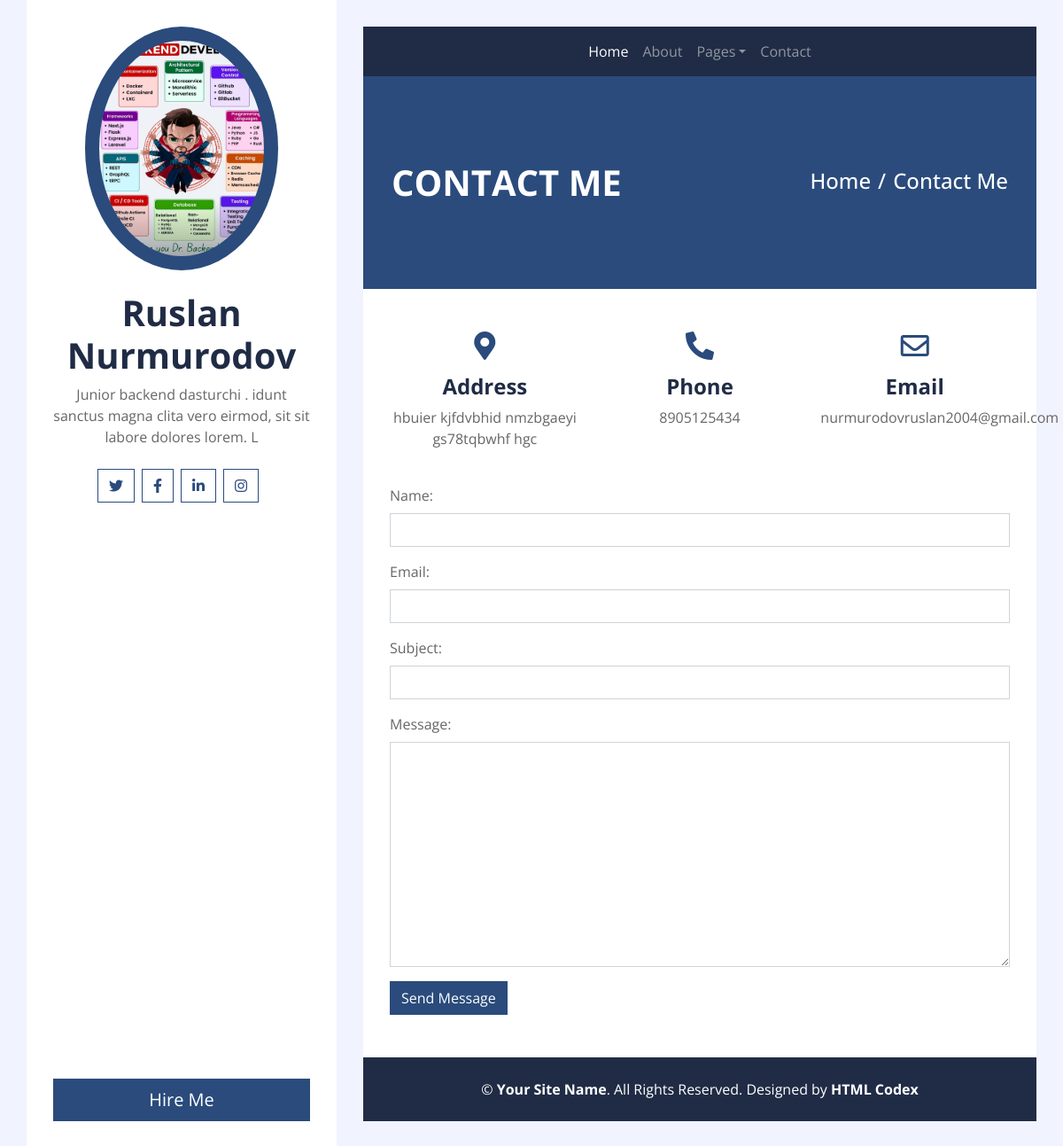
Page /contact/ on the committed database.
### app/models.py (models this page shows, shortened)
class Person(models.Model):
    name = models.CharField(max_length=100)
    bio = RichTextField()
    img = models.ImageField(upload_to='media/person')
    mini_bio = models.CharField(max_length=100)
    twitter = models.CharField(max_length=100)
    facebook = models.CharField(max_length=100)
    linkedin = models.CharField(max_length=100)
    instagram = models.CharField(max_length=100)
    address = models.CharField(max_length=50)
    phone = models.CharField(max_length=12)
    email = models.EmailField()

### app/views.py (the view)
# urls.py: path('contact/', contact, name='contact'),
def contact(request):
    person = Person.objects.first()
    form = ContactForm()
    if request.method == 'POST':
        form = ContactForm(request.POST)
        if form.is_valid:
            form.save()
        return redirect('index')
    return render(request, 'contact.html', {'person':person, 'form':form})

### app/forms.py
class ContactForm(ModelForm):
    class Meta:
        model = Contact
        fields = ['name', 'email', 'subject', 'message']
    def __init__(self, *args, **kwargs):
        super(ContactForm, self).__init__(*args, **kwargs)
        for name, field in self.fields.items():
            field.widget.attrs.update({"class":"form-control"})

### app/context_processors.py (called while the page is built)
def person_data(request):
    person = Person.objects.first
    context = {
        'person':person
    }
    return context

### template/contact.html (shortened to what this page needs)
{% extends 'base.html' %}
{% block content %}
            <div class="container py-5 px-2 bg-primary">
                <div class="row py-5 px-4">
                    <div class="col-sm-6 text-center text-md-left">
                        <h1 class="mb-3 mb-md-0 text-white text-uppercase font-weight-bold">Contact Me</h1>
                    </div>
                    <div class="col-sm-6 text-center text-md-right">
                        <div class="d-inline-flex pt-2">
                            <h4 class="m-0 text-white"><a class="text-white" href="">Home</a></h4>
                            <h4 class="m-0 text-white px-2">/</h4>
                            <h4 class="m-0 text-white">Contact Me</h4>
                        </div>
                    </div>
                </div>
            </div>
            <div class="container bg-white pt-5">
                <div class="row px-3 pb-2">
                    <div class="col-sm-4 text-center mb-3">
                        <i class="fa fa-2x fa-map-marker-alt mb-3 text-primary"></i>
                        <h4 class="font-weight-bold">Address</h4>
                        <p>{{ person.address }}</p>
                    </div>
                    <div class="col-sm-4 text-center mb-3">
                        <i class="fa fa-2x fa-phone-alt mb-3 text-primary"></i>
                        <h4 class="font-weight-bold">Phone</h4>
                        <p>{{ person.phone }}</p>
                    </div>
                    <div class="col-sm-4 text-center mb-3">
                        <i class="far fa-2x fa-envelope mb-3 text-primary"></i>
                        <h4 class="font-weight-bold">Email</h4>
                        <p>{{ person.email }}</p>
                    </div>
                </div>
                <div class="col-md-12 pb-5">
                    <div class="contact-form">
                        <form method="post" name="sentMessag" id="contactFrm" novalidate="novalidate">{% csrf_token %}
                            {{ form.as_p }}
                            <div>
                                <button class="btn btn-primary" type="submit" id="sendMesageButton">Send Message</button>
                            </div>
                        </form>
                    </div>
                </div>
            </div>
{% endblock %}

### template/base.html (shortened to what this page needs)
<!DOCTYPE html>
{% load static %}
<html lang="en">
    <head>
        <link href="https://cdnjs.cloudflare.com/ajax/libs/font-awesome/5.10.0/css/all.min.css" rel="stylesheet">
        <link href="{% static 'css/style.css' %}" rel="stylesheet">
    </head>
    <body>
        <div class="wrapper">
            <div class="sidebar">
                <div class="sidebar-text d-flex flex-column h-100 justify-content-center text-center">
                    <img class="mx-auto d-block w-75 bg-primary img-fluid rounded-circle mb-4 p-3" src="{{ person.img.url }}" alt="Image">
                    <h1 class="font-weight-bold">{{ person.name }}</h1>
                    <p class="mb-4">{{ person.mini_bio }}</p>
                    <div class="d-flex justify-content-center mb-5">
                        <a class="btn btn-outline-primary mr-2" href="#"><i class="fab fa-twitter"></i></a>
                        <a class="btn btn-outline-primary mr-2" href="#"><i class="fab fa-facebook-f"></i></a>
                        <a class="btn btn-outline-primary mr-2" href="#"><i class="fab fa-linkedin-in"></i></a>
                        <a class="btn btn-outline-primary mr-2" href="#"><i class="fab fa-instagram"></i></a>
                    </div>
                    <a href="" class="btn btn-lg btn-block btn-primary mt-auto">Hire Me</a>
                </div>
            </div>
            <div class="content">
                <div class="container p-0">
                    <nav class="navbar navbar-expand-lg bg-secondary navbar-dark">
                        <div class="collapse navbar-collapse justify-content-between" id="navbarCollapse">
                            <div class="navbar-nav m-auto">
                                <a href="{% url 'index' %}" class="nav-item nav-link active">Home</a>
                                <a href="{% url 'about' %}" class="nav-item nav-link">About</a>
                                <div class="nav-item dropdown">
                                    <a href="#" class="nav-link dropdown-toggle" data-toggle="dropdown">Pages</a>
                                </div>
                                <a href="{% url 'contact' %}" class="nav-item nav-link">Contact</a>
                            </div>
                        </div>
                    </nav>
                </div>
{% block content %}
{% endblock content %}
                <div class="container py-4 bg-secondary text-center">
                    <p class="m-0 text-white">
                        &copy; <a class="text-white font-weight-bold" href="#">Your Site Name</a>. All Rights Reserved. Designed by <a class="text-white font-weight-bold" href="https://htmlcodex.com">HTML Codex</a>
                    </p>
                </div>
            </div>
        </div>
    </body>
</html>

### rows in the picture
Person: img (picture), name "Ruslan Nurmurodov", mini_bio "Junior backend dasturchi . idunt sanctus magna clita vero eirmod, sit sit labore dolores lorem. L", address "hbuier kjfdvbhid nmzbgaeyi gs78tqbwhf hgc", phone "8905125434", email "nurmurodovruslan2004@gmail.com"
